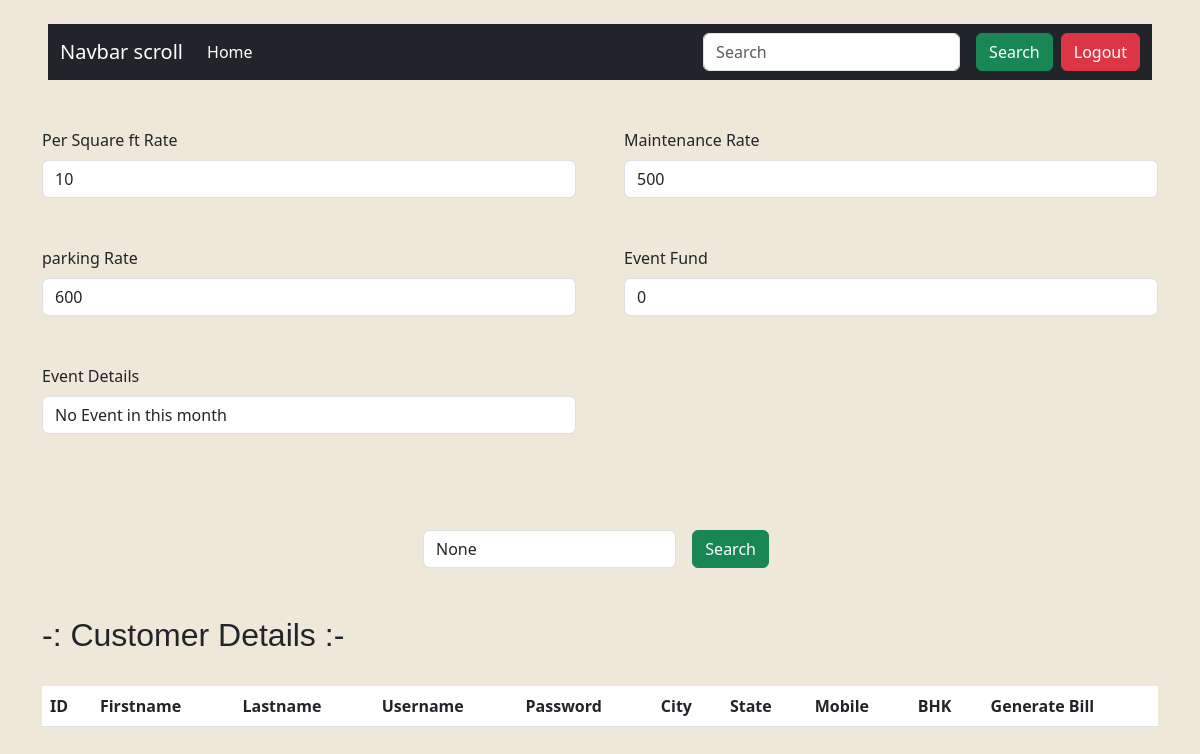
Screenshot of /membermaintenance/ with the database file from the repository.
### myapp/models.py (models this page shows)
class transactions_model (models.Model):
    created = models.DateTimeField(default=datetime.now(),blank=True)
    rate = models.IntegerField()
    maintenance_rate = models.IntegerField()
    parking = models.IntegerField()
    event_fund = models.IntegerField()
    event = models.CharField(max_length=100)

### myapp/views.py (the view, shortened to what this page needs)
# urls.py: path('membermaintenance/',views.membermaintenance),
def membermaintenance (request):
    memberdata = []
    square_foot = 0
    per_square_rate = 0
    Total_charges = 0
    category = request.session.get('category')
    trans_data = transactions_model.objects.all()
    for i in trans_data:
        print(i.rate)
        Ratepersq = i.rate
        maintenance_rate = i.maintenance_rate
        parking = i.parking
        event_fund = i.event_fund
    userid = request.session.get('userid')
    return render(request, 'membermaintenance.html',{'category': category, 'trans_data': trans_data, 'memberdata': memberdata, 'per_square_rate': per_square_rate, 'Total_charges': Total_charges,'userid':userid})

### templates/membermaintenance.html (shortened to what this page needs)
{% extends "base.html"%}
{% block content %}
{% for i in trans_data %}
<div class="container my-5">
    <form method="post" class="row g-5">
        <div class="col-md-6">
            <label for="validationDefault01" class="form-label">Per Square ft Rate</label>
            <input type="number" class="form-control" value="{{i.rate}}" name="rate" id="validationDefault01">
        </div>
        <div class="col-md-6">
            <label for="validationDefault02" class="form-label">Maintenance Rate</label>
            <input type="number" value="{{i.maintenance_rate}}" name="maintenance_rate" class="form-control"
                id="validationDefault02">
        </div>
        <div class="col-md-6">
            <label for="validationDefault03" class="form-label">parking Rate</label>
            <input type="number" value="{{i.parking}}" name="parking" class="form-control" id="validationDefault03">
        </div>
        <div class="col-md-6">
            <label for="validationDefault04" class="form-label">Event Fund</label>
            <input type="number" value="{{i.event_fund}}" name="event_fund" id="validationDefault04"
                class="form-control">
        </div>
        <div class="col-md-6">
            <label for="validationDefault05" class="form-label">Event Details</label>
            <input type="text" value="{{i.event}}" name="event" id="validationDefault05" class="form-control">
        </div>
    </form>
</div>
<br> <br>
<div class="container" style="width: 10cm;">
    <form method="post" class="d-flex" role="search">
        <input class="form-control me-2" name="id" value="{{userid}}" type="search"  aria-label="Search">
        <button class="btn btn-success mx-2" type="submit">Search</button>
    </form>
</div>
<br> <br>
<div class="container" style="font-family:'Franklin Gothic Medium', 'Arial Narrow', Arial, sans-serif ;">
    <h2>-: Customer Details :- </h2>
</div>
<br>
<div class="container">
    <table class="table">
        <thead>
            <tr>
                <th>ID</th>
                <th>Firstname</th>
                <th>Lastname</th>
                <th>Username</th>
                <th>Password</th>
                <th>City</th>
                <th>State</th>
                <th>Mobile</th>
                <th>BHK</th>
                <th>Generate Bill</th>
            </tr>
        </thead>
    </table>
</div>
{% endfor %}
{% endblock%}

### rows the page displays
transactions_model: rate "10", maintenance_rate "500", parking "600", event_fund "0", event "No Event in this month"
